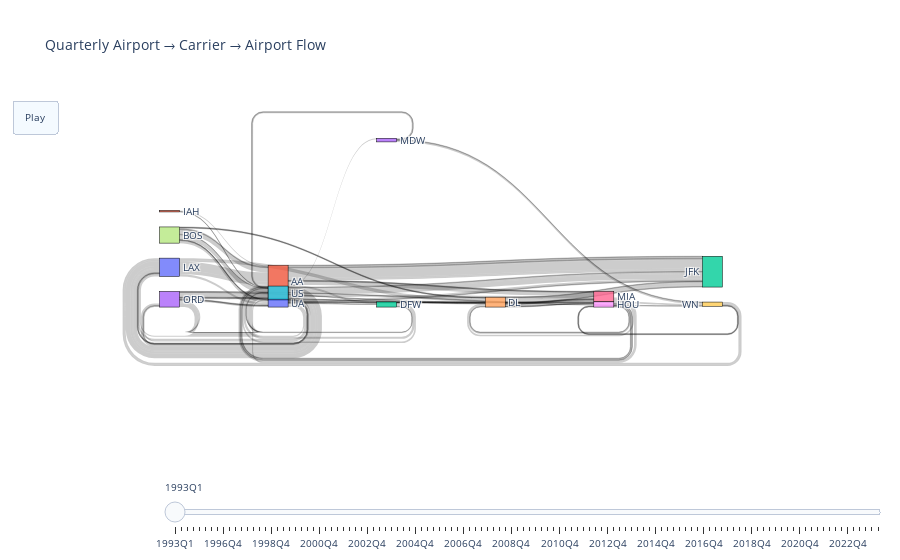

Write notebook code for a chart like this one.
### Code cell
top_airports = df_clean['airport_1'].value_counts().nlargest(10).index
top_carriers = df_clean['carrier_lg'].value_counts().nlargest(5).index

df_filtered = df_clean[
    df_clean['airport_1'].isin(top_airports) &
    df_clean['airport_2'].isin(top_airports) &  # restrict to top destinations too
    df_clean['carrier_lg'].isin(top_carriers)
]


df_filtered['year_quarter'] = df_filtered['Year'].astype(str) + 'Q' + df_filtered['quarter'].astype(str)
all_nodes = pd.unique(df_filtered[['airport_1', 'carrier_lg', 'airport_2']].values.ravel())
node_map = {label: i for i, label in enumerate(all_nodes)}

def build_links(yq):
    temp = df_filtered[df_filtered['year_quarter'] == yq]
    grouped = temp.groupby(['airport_1', 'carrier_lg', 'airport_2']).size().reset_index(name='count')

    links1 = pd.DataFrame({
        'source': grouped['airport_1'].map(node_map),
        'target': grouped['carrier_lg'].map(node_map),
        'value': grouped['count']
    })

    links2 = pd.DataFrame({
        'source': grouped['carrier_lg'].map(node_map),
        'target': grouped['airport_2'].map(node_map),
        'value': grouped['count']
    })

    return pd.concat([links1, links2])

quarters = sorted(df_filtered['year_quarter'].unique())
frames = []
for yq in quarters:
    links = build_links(yq)
    frames.append(go.Frame(
        data=[go.Sankey(
            node=dict(label=all_nodes),
            link=dict(
                source=links['source'],
                target=links['target'],
                value=links['value']
            )
        )],
        name=yq
    ))

initial_links = build_links(quarters[0])
fig = go.Figure(
    data=[go.Sankey(
        node=dict(
            pad=15,
            thickness=20,
            label=all_nodes,
            line=dict(color="black", width=0.5)
        ),
        link=dict(
            source=initial_links['source'],
            target=initial_links['target'],
            value=initial_links['value']
        )
    )],
    layout=go.Layout(
        title_text="Quarterly Airport → Carrier → Airport Flow",
        font_size=10,
        updatemenus=[dict(
            type="buttons",
            buttons=[dict(label="Play", method="animate", args=[None, {
                "frame": {"duration": 1000, "redraw": True},
                "fromcurrent": True, "transition": {"duration": 300}}])]
        )]
    ),
    frames=frames
)

fig.update_layout(sliders=[{
    "steps": [{"args": [[q], {"frame": {"duration": 500}, "mode": "immediate"}],
               "label": q, "method": "animate"} for q in quarters],
    "transition": {"duration": 100}, "x": 0.1, "xanchor": "left", "y": -0.2, "yanchor": "top"
}])

fig.show()

### Figure 1 — Plotly figure (JSON) as saved in the notebook; plotly's stock layout.template omitted (floating-point values rounded to 4 significant figures)
{"data": [{"link": {"source": [7, 7, 7, 7, 7, 7, 7, 7, 7, 7, 7, 7, 7, 12, 12, 12, 12, 12, 8, 8, 8, 8, 8, 8, 11, 11, 0, 0, 0, 0, 0, 13, 13, 13, 13, 6, 6, 6, 3, 3, 3, 3, 3, 3, 3, 3, 3, 3, 3, 3, 1, 1, 1, 4, 4, 10, 10, 10, 10, 5, 5, 5, 5, 1, 1, 1, 4, 4, 1, 1, 1, 4, 4, 9, 1, 5, 1, 1, 4, 4, 10, 5, 5, 9, 9, 1, 4, 5, 1, 1, 1, 4, 4, 10, 10, 10, 5, 5, 5, 9], "target": [1, 1, 1, 4, 4, 10, 10, 10, 10, 5, 5, 5, 5, 1, 1, 1, 4, 4, 1, 1, 1, 4, 4, 9, 1, 5, 1, 1, 4, 4, 10, 5, 5, 9, 9, 1, 4, 5, 1, 1, 1, 4, 4, 10, 10, 10, 5, 5, 5, 9, 12, 2, 0, 8, 6, 12, 8, 0, 3, 0, 13, 6, 3, 2, 0, 6, 2, 6, 2, 0, 6, 2, 6, 0, 2, 2, 2, 6, 2, 6, 2, 2, 3, 8, 0, 2, 2, 2, 12, 2, 0, 8, 2, 8, 2, 0, 2, 0, 6, 8], "value": [2, 1, 9, 1, 1, 1, 1, 3, 2, 1, 2, 3, 4, 3, 4, 1, 1, 1, 1, 2, 1, 2, 1, 3, 2, 1, 17, 7, 4, 3, 4, 2, 1, 1, 3, 3, 3, 2, 2, 2, 7, 1, 1, 1, 1, 2, 9, 1, 2, 1, 2, 1, 9, 1, 1, 1, 1, 3, 2, 1, 2, 3, 4, 3, 4, 1, 1, 1, 1, 2, 1, 2, 1, 3, 2, 1, 17, 7, 4, 3, 4, 2, 1, 1, 3, 3, 3, 2, 2, 2, 7, 1, 1, 1, 1, 2, 9, 1, 2, 1]}, "node": {"label": ["LAX", "AA", "JFK", "ORD", "DL", "US", "MIA", "BOS", "HOU", "WN", "UA", "IAH", "DFW", "MDW", "DAL"], "line": {"color": "black", "width": 0.5}, "pad": 15, "thickness": 20}, "type": "sankey"}], "layout": {"font": {"size": 10}, "sliders": [{"steps": [{"args": [["1993Q1"], {"frame": {"duration": 500}, "mode": "immediate"}], "label": "1993Q1", "method": "animate"}, {"args": [["1993Q2"], {"frame": {"duration": 500}, "mode": "immediate"}], "label": "1993Q2", "method": "animate"}, {"args": [["1993Q3"], {"frame": {"duration": 500}, "mode": "immediate"}], "label": "1993Q3", "method": "animate"}, {"args": [["1993Q4"], {"frame": {"duration": 500}, "mode": "immediate"}], "label": "1993Q4", "method": "animate"}, {"args": [["1994Q1"], {"frame": {"duration": 500}, "mode": "immediate"}], "label": "1994Q1", "method": "animate"}, {"args": [["1996Q1"], {"frame": {"duration": 500}, "mode": "immediate"}], "label": "1996Q1", "method": "animate"}, {"args": [["1996Q2"], {"frame": {"duration": 500}, "mode": "immediate"}], "label": "1996Q2", "method": "animate"}, {"args": [["1996Q3"], {"frame": {"duration": 500}, "mode": "immediate"}], "label": "1996Q3", "method": "animate"}, {"args": [["1996Q4"], {"frame": {"duration": 500}, "mode": "immediate"}], "label": "1996Q4", "method": "animate"}, {"args": [["1997Q1"], {"frame": {"duration": 500}, "mode": "immediate"}], "label": "1997Q1", "method": "animate"}, {"args": [["1997Q2"], {"frame": {"duration": 500}, "mode": "immediate"}], "label": "1997Q2", "method": "animate"}, {"args": [["1997Q3"], {"frame": {"duration": 500}, "mode": "immediate"}], "label": "1997Q3", "method": "animate"}, {"args": [["1997Q4"], {"frame": {"duration": 500}, "mode": "immediate"}], "label": "1997Q4", "method": "animate"}, {"args": [["1998Q1"], {"frame": {"duration": 500}, "mode": "immediate"}], "label": "1998Q1", "method": "animate"}, {"args": [["1998Q2"], {"frame": {"duration": 500}, "mode": "immediate"}], "label": "1998Q2", "method": "animate"}, {"args": [["1998Q3"], {"frame": {"duration": 500}, "mode": "immediate"}], "label": "1998Q3", "method": "animate"}, {"args": [["1998Q4"], {"frame": {"duration": 500}, "mode": "immediate"}], "label": "1998Q4", "method": "animate"}, {"args": [["1999Q1"], {"frame": {"duration": 500}, "mode": "immediate"}], "label": "1999Q1", "method": "animate"}, {"args": [["1999Q2"], {"frame": {"duration": 500}, "mode": "immediate"}], "label": "1999Q2", "method": "animate"}, {"args": [["1999Q3"], {"frame": {"duration": 500}, "mode": "immediate"}], "label": "1999Q3", "method": "animate"}, {"args": [["1999Q4"], {"frame": {"duration": 500}, "mode": "immediate"}], "label": "1999Q4", "method": "animate"}, {"args": [["2000Q1"], {"frame": {"duration": 500}, "mode": "immediate"}], "label": "2000Q1", "method": "animate"}, {"args": [["2000Q2"], {"frame": {"duration": 500}, "mode": "immediate"}], "label": "2000Q2", "method": "animate"}, {"args": [["2000Q3"], {"frame": {"duration": 500}, "mode": "immediate"}], "label": "2000Q3", "method": "animate"}, {"args": [["2000Q4"], {"frame": {"duration": 500}, "mode": "immediate"}], "label": "2000Q4", "method": "animate"}, {"args": [["2001Q1"], {"frame": {"duration": 500}, "mode": "immediate"}], "label": "2001Q1", "method": "animate"}, {"args": [["2001Q2"], {"frame": {"duration": 500}, "mode": "immediate"}], "label": "2001Q2", "method": "animate"}, {"args": [["2001Q3"], {"frame": {"duration": 500}, "mode": "immediate"}], "label": "2001Q3", "method": "animate"}, {"args": [["2001Q4"], {"frame": {"duration": 500}, "mode": "immediate"}], "label": "2001Q4", "method": "animate"}, {"args": [["2002Q1"], {"frame": {"duration": 500}, "mode": "immediate"}], "label": "2002Q1", "method": "animate"}, {"args": [["2002Q2"], {"frame": {"duration": 500}, "mode": "immediate"}], "label": "2002Q2", "method": "animate"}, {"args": [["2002Q3"], {"frame": {"duration": 500}, "mode": "immediate"}], "label": "2002Q3", "method": "animate"}, {"args": [["2002Q4"], {"frame": {"duration": 500}, "mode": "immediate"}], "label": "2002Q4", "method": "animate"}, {"args": [["2003Q1"], {"frame": {"duration": 500}, "mode": "immediate"}], "label": "2003Q1", "method": "animate"}, {"args": [["2003Q2"], {"frame": {"duration": 500}, "mode": "immediate"}], "label": "2003Q2", "method": "animate"}, {"args": [["2003Q3"], {"frame": {"duration": 500}, "mode": "immediate"}], "label": "2003Q3", "method": "animate"}, {"args": [["2003Q4"], {"frame": {"duration": 500}, "mode": "immediate"}], "label": "2003Q4", "method": "animate"}, {"args": [["2004Q1"], {"frame": {"duration": 500}, "mode": "immediate"}], "label": "2004Q1", "method": "animate"}, {"args": [["2004Q2"], {"frame": {"duration": 500}, "mode": "immediate"}], "label": "2004Q2", "method": "animate"}, {"args": [["2004Q3"], {"frame": {"duration": 500}, "mode": "immediate"}], "label": "2004Q3", "method": "animate"}, {"args": [["2004Q4"], {"frame": {"duration": 500}, "mode": "immediate"}], "label": "2004Q4", "method": "animate"}, {"args": [["2005Q1"], {"frame": {"duration": 500}, "mode": "immediate"}], "label": "2005Q1", "method": "animate"}, {"args": [["2005Q2"], {"frame": {"duration": 500}, "mode": "immediate"}], "label": "2005Q2", "method": "animate"}, {"args": [["2005Q3"], {"frame": {"duration": 500}, "mode": "immediate"}], "label": "2005Q3", "method": "animate"}, {"args": [["2005Q4"], {"frame": {"duration": 500}, "mode": "immediate"}], "label": "2005Q4", "method": "animate"}, {"args": [["2006Q1"], {"frame": {"duration": 500}, "mode": "immediate"}], "label": "2006Q1", "method": "animate"}, {"args": [["2006Q2"], {"frame": {"duration": 500}, "mode": "immediate"}], "label": "2006Q2", "method": "animate"}, {"args": [["2006Q3"], {"frame": {"duration": 500}, "mode": "immediate"}], "label": "2006Q3", "method": "animate"}, {"args": [["2006Q4"], {"frame": {"duration": 500}, "mode": "immediate"}], "label": "2006Q4", "method": "animate"}, {"args": [["2007Q1"], {"frame": {"duration": 500}, "mode": "immediate"}], "label": "2007Q1", "method": "animate"}, {"args": [["2007Q2"], {"frame": {"duration": 500}, "mode": "immediate"}], "label": "2007Q2", "method": "animate"}, {"args": [["2007Q3"], {"frame": {"duration": 500}, "mode": "immediate"}], "label": "2007Q3", "method": "animate"}, {"args": [["2007Q4"], {"frame": {"duration": 500}, "mode": "immediate"}], "label": "2007Q4", "method": "animate"}, {"args": [["2008Q1"], {"frame": {"duration": 500}, "mode": "immediate"}], "label": "2008Q1", "method": "animate"}, {"args": [["2008Q2"], {"frame": {"duration": 500}, "mode": "immediate"}], "label": "2008Q2", "method": "animate"}, {"args": [["2008Q3"], {"frame": {"duration": 500}, "mode": "immediate"}], "label": "2008Q3", "method": "animate"}, {"args": [["2008Q4"], {"frame": {"duration": 500}, "mode": "immediate"}], "label": "2008Q4", "method": "animate"}, {"args": [["2009Q1"], {"frame": {"duration": 500}, "mode": "immediate"}], "label": "2009Q1", "method": "animate"}, {"args": [["2009Q2"], {"frame": {"duration": 500}, "mode": "immediate"}], "label": "2009Q2", "method": "animate"}, {"args": [["2009Q3"], {"frame": {"duration": 500}, "mode": "immediate"}], "label": "2009Q3", "method": "animate"}, {"args": [["2009Q4"], {"frame": {"duration": 500}, "mode": "immediate"}], "label": "2009Q4", "method": "animate"}, {"args": [["2010Q1"], {"frame": {"duration": 500}, "mode": "immediate"}], "label": "2010Q1", "method": "animate"}, {"args": [["2010Q2"], {"frame": {"duration": 500}, "mode": "immediate"}], "label": "2010Q2", "method": "animate"}, {"args": [["2010Q3"], {"frame": {"duration": 500}, "mode": "immediate"}], "label": "2010Q3", "method": "animate"}, {"args": [["2010Q4"], {"frame": {"duration": 500}, "mode": "immediate"}], "label": "2010Q4", "method": "animate"}, {"args": [["2011Q1"], {"frame": {"duration": 500}, "mode": "immediate"}], "label": "2011Q1", "method": "animate"}, {"args": [["2011Q2"], {"frame": {"duration": 500}, "mode": "immediate"}], "label": "2011Q2", "method": "animate"}, {"args": [["2011Q3"], {"frame": {"duration": 500}, "mode": "immediate"}], "label": "2011Q3", "method": "animate"}, {"args": [["2011Q4"], {"frame": {"duration": 500}, "mode": "immediate"}], "label": "2011Q4", "method": "animate"}, {"args": [["2012Q1"], {"frame": {"duration": 500}, "mode": "immediate"}], "label": "2012Q1", "method": "animate"}, {"args": [["2012Q2"], {"frame": {"duration": 500}, "mode": "immediate"}], "label": "2012Q2", "method": "animate"}, {"args": [["2012Q3"], {"frame": {"duration": 500}, "mode": "immediate"}], "label": "2012Q3", "method": "animate"}, {"args": [["2012Q4"], {"frame": {"duration": 500}, "mode": "immediate"}], "label": "2012Q4", "method": "animate"}, {"args": [["2013Q1"], {"frame": {"duration": 500}, "mode": "immediate"}], "label": "2013Q1", "method": "animate"}, {"args": [["2013Q2"], {"frame": {"duration": 500}, "mode": "immediate"}], "label": "2013Q2", "method": "animate"}, {"args": [["2013Q3"], {"frame": {"duration": 500}, "mode": "immediate"}], "label": "2013Q3", "method": "animate"}, {"args": [["2013Q4"], {"frame": {"duration": 500}, "mode": "immediate"}], "label": "2013Q4", "method": "animate"}, {"args": [["2014Q1"], {"frame": {"duration": 500}, "mode": "immediate"}], "label": "2014Q1", "method": "animate"}, {"args": [["2014Q2"], {"frame": {"duration": 500}, "mode": "immediate"}], "label": "2014Q2", "method": "animate"}, {"args": [["2014Q3"], {"frame": {"duration": 500}, "mode": "immediate"}], "label": "2014Q3", "method": "animate"}, {"args": [["2014Q4"], {"frame": {"duration": 500}, "mode": "immediate"}], "label": "2014Q4", "method": "animate"}, {"args": [["2015Q1"], {"frame": {"duration": 500}, "mode": "immediate"}], "label": "2015Q1", "method": "animate"}, {"args": [["2015Q2"], {"frame": {"duration": 500}, "mode": "immediate"}], "label": "2015Q2", "method": "animate"}, {"args": [["2015Q3"], {"frame": {"duration": 500}, "mode": "immediate"}], "label": "2015Q3", "method": "animate"}, {"args": [["2015Q4"], {"frame": {"duration": 500}, "mode": "immediate"}], "label": "2015Q4", "method": "animate"}, {"args": [["2016Q1"], {"frame": {"duration": 500}, "mode": "immediate"}], "label": "2016Q1", "method": "animate"}, {"args": [["2016Q2"], {"frame": {"duration": 500}, "mode": "immediate"}], "label": "2016Q2", "method": "animate"}, {"args": [["2016Q3"], {"frame": {"duration": 500}, "mode": "immediate"}], "label": "2016Q3", "method": "animate"}, {"args": [["2016Q4"], {"frame": {"duration": 500}, "mode": "immediate"}], "label": "2016Q4", "method": "animate"}, {"args": [["2017Q1"], {"frame": {"duration": 500}, "mode": "immediate"}], "label": "2017Q1", "method": "animate"}, {"args": [["2017Q2"], {"frame": {"duration": 500}, "mode": "immediate"}], "label": "2017Q2", "method": "animate"}, {"args": [["2017Q3"], {"frame": {"duration": 500}, "mode": "immediate"}], "label": "2017Q3", "method": "animate"}, {"args": [["2017Q4"], {"frame": {"duration": 500}, "mode": "immediate"}], "label": "2017Q4", "method": "animate"}, {"args": [["2018Q1"], {"frame": {"duration": 500}, "mode": "immediate"}], "label": "2018Q1", "method": "animate"}, {"args": [["2018Q2"], {"frame": {"duration": 500}, "mode": "immediate"}], "label": "2018Q2", "method": "animate"}, {"args": [["2018Q3"], {"frame": {"duration": 500}, "mode": "immediate"}], "label": "2018Q3", "method": "animate"}, {"args": [["2018Q4"], {"frame": {"duration": 500}, "mode": "immediate"}], "label": "2018Q4", "method": "animate"}, {"args": [["2019Q1"], {"frame": {"duration": 500}, "mode": "immediate"}], "label": "2019Q1", "method": "animate"}, {"args": [["2019Q2"], {"frame": {"duration": 500}, "mode": "immediate"}], "label": "2019Q2", "method": "animate"}, {"args": [["2019Q3"], {"frame": {"duration": 500}, "mode": "immediate"}], "label": "2019Q3", "method": "animate"}, {"args": [["2019Q4"], {"frame": {"duration": 500}, "mode": "immediate"}], "label": "2019Q4", "method": "animate"}, {"args": [["2020Q1"], {"frame": {"duration": 500}, "mode": "immediate"}], "label": "2020Q1", "method": "animate"}, {"args": [["2020Q2"], {"frame": {"duration": 500}, "mode": "immediate"}], "label": "2020Q2", "method": "animate"}, {"args": [["2020Q3"], {"frame": {"duration": 500}, "mode": "immediate"}], "label": "2020Q3", "method": "animate"}, {"args": [["2020Q4"], {"frame": {"duration": 500}, "mode": "immediate"}], "label": "2020Q4", "method": "animate"}, {"args": [["2021Q1"], {"frame": {"duration": 500}, "mode": "immediate"}], "label": "2021Q1", "method": "animate"}, {"args": [["2021Q2"], {"frame": {"duration": 500}, "mode": "immediate"}], "label": "2021Q2", "method": "animate"}, {"args": [["2021Q3"], {"frame": {"duration": 500}, "mode": "immediate"}], "label": "2021Q3", "method": "animate"}, {"args": [["2021Q4"], {"frame": {"duration": 500}, "mode": "immediate"}], "label": "2021Q4", "method": "animate"}, {"args": [["2022Q1"], {"frame": {"duration": 500}, "mode": "immediate"}], "label": "2022Q1", "method": "animate"}, {"args": [["2022Q2"], {"frame": {"duration": 500}, "mode": "immediate"}], "label": "2022Q2", "method": "animate"}, {"args": [["2022Q3"], {"frame": {"duration": 500}, "mode": "immediate"}], "label": "2022Q3", "method": "animate"}, {"args": [["2022Q4"], {"frame": {"duration": 500}, "mode": "immediate"}], "label": "2022Q4", "method": "animate"}, {"args": [["2023Q1"], {"frame": {"duration": 500}, "mode": "immediate"}], "label": "2023Q1", "method": "animate"}, {"args": [["2023Q2"], {"frame": {"duration": 500}, "mode": "immediate"}], "label": "2023Q2", "method": "animate"}, {"args": [["2023Q3"], {"frame": {"duration": 500}, "mode": "immediate"}], "label": "2023Q3", "method": "animate"}, {"args": [["2023Q4"], {"frame": {"duration": 500}, "mode": "immediate"}], "label": "2023Q4", "method": "animate"}, {"args": [["2024Q1"], {"frame": {"duration": 500}, "mode": "immediate"}], "label": "2024Q1", "method": "animate"}], "transition": {"duration": 100}, "x": 0.1, "xanchor": "left", "y": -0.2, "yanchor": "top"}], "title": {"text": "Quarterly Airport → Carrier → Airport Flow"}, "updatemenus": [{"buttons": [{"args": [null, {"frame": {"duration": 1000, "redraw": true}, "fromcurrent": true, "transition": {"duration": 300}}], "label": "Play", "method": "animate"}], "type": "buttons"}]}}
